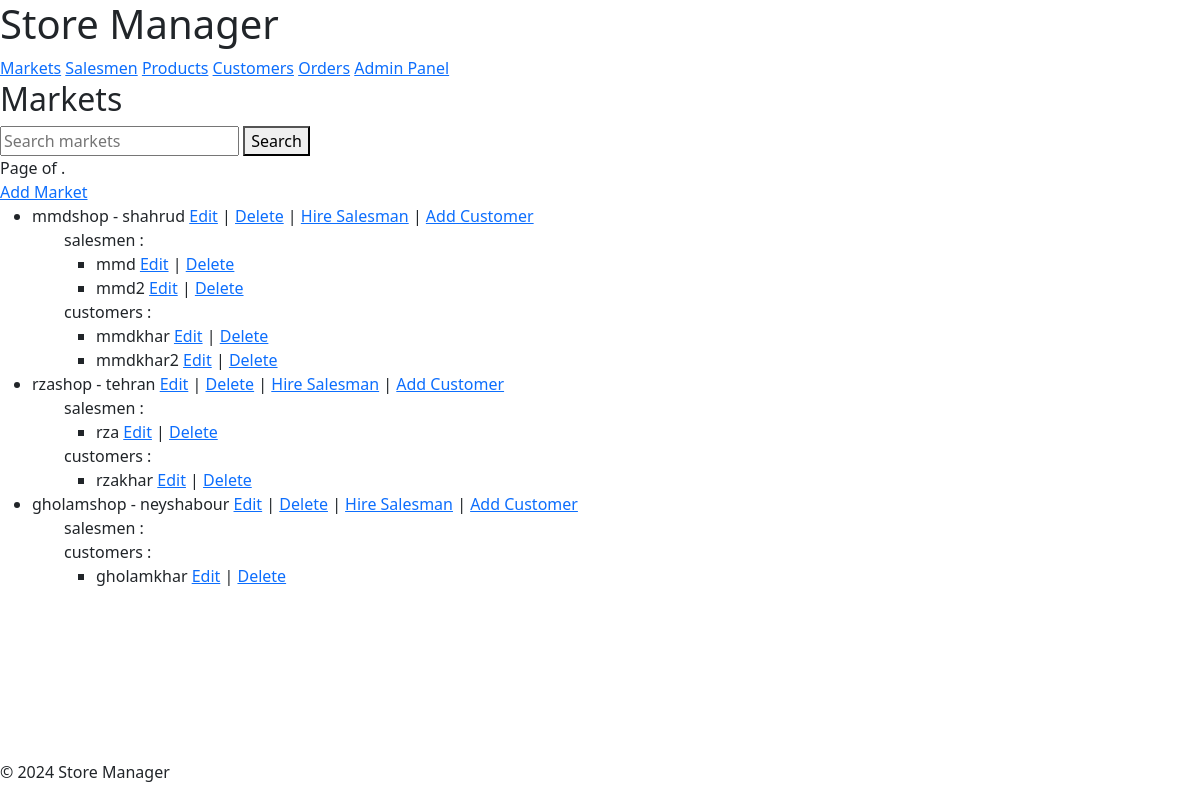
/markets/ (signed in), run on the app's committed database.
### storeManager/models.py (models this page shows, shortened)
class Market(models.Model):
    market_id = models.AutoField(primary_key=True)
    market_name = models.CharField(max_length=255)
    location = models.CharField(max_length=255)

class Salesman(models.Model):
    salesman_id = models.AutoField(primary_key=True)
    salesman_name = models.CharField(max_length=255)
    market = models.ForeignKey(Market, on_delete=models.CASCADE)

class Customer(models.Model):
    customer_id = models.AutoField(primary_key=True)
    customer_name = models.CharField(max_length=255)
    email = models.EmailField(null=True, blank=True)
    market = models.ForeignKey(Market, on_delete=models.CASCADE, null=True, blank=True)

### storeManager/views.py (the view)
# urls.py: path('markets/', views.MarketListView.as_view(), name='market_list'),
class MarketListView(LoginRequiredMixin, ListView):
    model = Market
    template_name = 'market/market_list.html'
    context_object_name = 'markets'
    paginate_by = 10
    def get_queryset(self):
        query = self.request.GET.get('q')
        if query:
            return Market.objects.filter(market_name__icontains=query)
        return Market.objects.all()
    def get_context_data(self, **kwargs):
        context = super().get_context_data(**kwargs)
        context['additional_objects'] = Salesman.objects.all()
        context['additional_objects2'] = Customer.objects.all()
        return context

### storeManager/templates/market/market_list.html (shortened to what this page needs)
{% extends 'base.html' %}
{% block content %}
<h2>Markets</h2>
<form method="get">
    <input type="text" name="q" placeholder="Search markets">
    <button type="submit">Search</button>
</form>
<div class="pagination">
    <span class="step-links">
        <span class="current">
            Page {{ markets.number }} of {{ markets.paginator.num_pages }}.
        </span>
    </span>
</div>
<a href="{% url 'market_add' %}">Add Market</a>
<ul>
    {% for market in object_list %}
    <li>
        {{ market.market_name }} - {{ market.location }}
        <a href="{% url 'market_edit' market.pk %}">Edit</a> |
        <a href="{% url 'market_delete' market.pk %}">Delete</a> |
        <a href="{% url 'market_addsalesman' market.pk %}">Hire Salesman</a> |
        <a href="{% url 'market_addcustomer' market.pk %}">Add Customer</a>
        <ul>
            <a>salesmen : </a>
            <ul>
                {% for salesman in additional_objects %}
                {% if salesman.market == market %}
                <li>
                    {{ salesman.salesman_name }}
                    <a href="{% url 'salesman_edit' salesman.pk %}">Edit</a> |
                    <a href="{% url 'salesman_delete' salesman.pk %}">Delete</a>
                </li>
                {% endif %}
                {% empty %}
                    <li>No customers available</li>
                {% endfor %}
            </ul>
        </ul>
        <ul>
            <a>customers : </a>
            <ul>
                {% for customer in additional_objects2 %}
                {% if customer.market == market %}
                <li>
                    {{ customer.customer_name }}
                    <a href="{% url 'customer_edit' customer.pk %}">Edit</a> |
                    <a href="{% url 'customer_delete' customer.pk %}">Delete</a>
                </li>
                {% endif %}
                {% empty %}
                    <li>No customers available</li>
                {% endfor %}
            </ul>
        </ul>
    </li>
    {% endfor %}
</ul>
{% endblock %}

### storeManager/templates/base.html (shortened to what this page needs)
<!DOCTYPE html>
<html lang="en">
<head>
    <link rel="stylesheet" href="https://cdn.jsdelivr.net/npm/bootstrap@5.3.0/dist/css/bootstrap.min.css">
</head>
<body>
    <header>
        <h1>Store Manager</h1>
        <nav>
            <a href="{% url 'market_list' %}">Markets</a>
            <a href="{% url 'salesman_list' %}">Salesmen</a>
            <a href="{% url 'product_list' %}">Products</a>
            <a href="{% url 'customer_list' %}">Customers</a>
            <a href="{% url 'order_list' %}">Orders</a>
            <a href='/admin'>Admin Panel</a>
        </nav>
    </header>
    <main>
        {% block content %}
        {% endblock %}
    </main>
    <footer>
        <p style="position: fixed; bottom: 0;">&copy; 2024 Store Manager</p>
    </footer>
</body>
</html>

### data on the page
Market: market_name "mmdshop", location "shahrud"
Salesman: salesman_name "mmd"
Salesman: salesman_name "mmd2"
Customer: customer_name "mmdkhar"
Customer: customer_name "mmdkhar2"
Market: market_name "rzashop", location "tehran"
Salesman: salesman_name "rza"
Customer: customer_name "rzakhar"
Market: market_name "gholamshop", location "neyshabour"
Customer: customer_name "gholamkhar"
